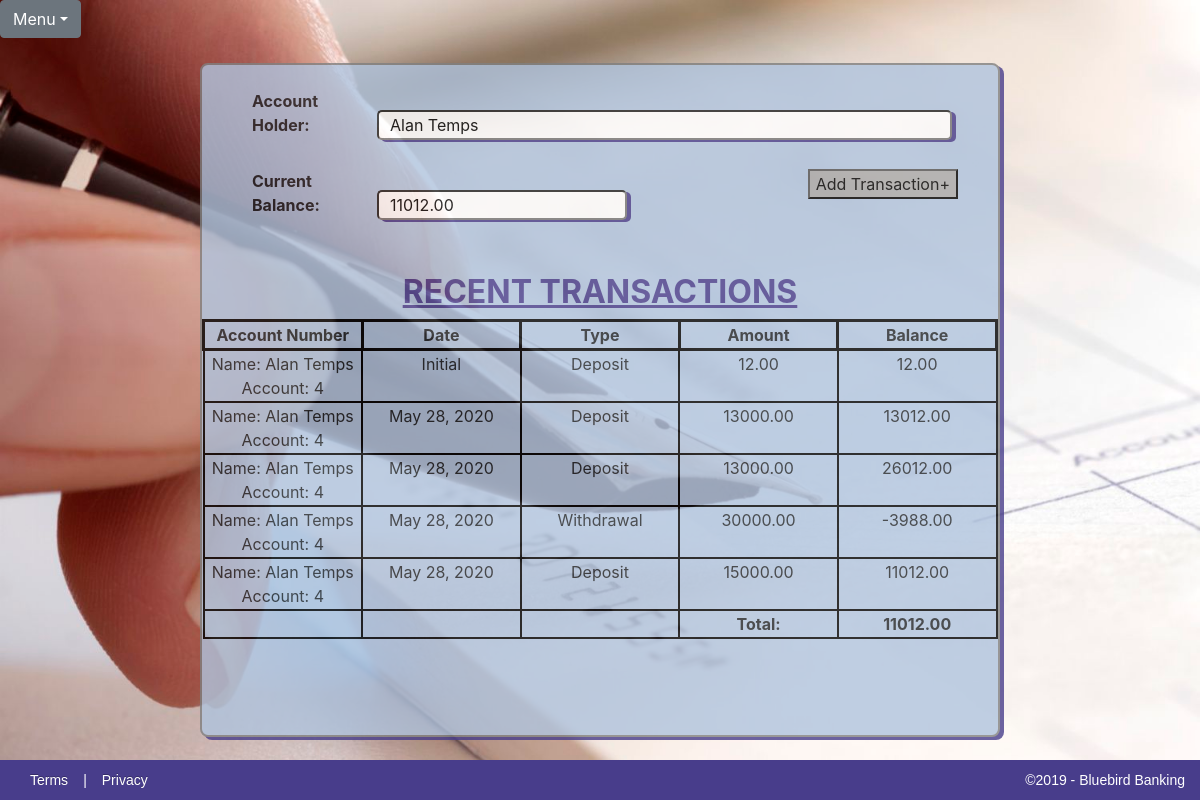
/4/BalanceSheet/, run on the app's committed database.
### CheckbookApp/models.py (models this page shows, shortened)
class Account(models.Model):
    firstName = models.CharField(max_length=60, default="", blank=True, null=False)
    lastName = models.CharField(max_length=60, default="", blank=True, null=False)
    startingBalance = models.DecimalField(default=0.00, max_digits=10000, decimal_places=2)
    accounts = models.Manager()
    def __str__(self):
        return "Name: {} {} Account: {}".format(self.firstName,self.lastName,self.id)

class Transaction(models.Model):
    date = models.DateField()
    type = models.CharField(max_length=60, choices=TYPE_CHOICES, null=False)
    amount = models.DecimalField(default=0.00, max_digits=10000, decimal_places=2, null=False)
    description = models.TextField(max_length=300, default="", blank=True)
    account = models.ForeignKey(Account,on_delete=models.CASCADE, null=False)
    transactions = models.Manager()

### CheckbookApp/views.py (the view)
# urls.py: path('<int:pk>/BalanceSheet/', views.balanceSheet, name="balancesheet"),
def balanceSheet(request,pk):#ADD WILDCARDS BELOW (AFTER INDEX.HTML)
    pk = int(pk)
    item = get_object_or_404(Account, pk=pk)
    trans = Transaction.transactions.filter(account=pk)
    total = []
    total1 = item.startingBalance
    for i in trans:
        if i.type == 'Deposit':
            total1 = total1 + i.amount
            total.append(total1)
        elif i.type == 'Withdrawal':
            total1 = total1 - i.amount
            total.append(total1)
    data = zip(total,trans)
    return render(request, 'CheckbookApp/BalanceSheet.html', {'item': item, 'data': data, 'trans': trans, 'total': total, 'total1': total1})

### CheckbookApp/templates/CheckbookApp/BalanceSheet.html (shortened to what this page needs)
{% extends 'checkbook_base.html' %}
{% block content %}
			<div id="all-transactions-form">
				<form>
					<br>
					<label>Account Holder:</label><input id="accountholder" type="text" name="accountHolder" value="  {{ item.firstName }} {{ item.lastName }}" readonly><br><br>
					<label>Current Balance:</label><input id="balance" type="text" name="currentBalance" value="  {{ total1 }}" readonly>
					<button type="button"><a href="/AddTransaction">Add Transaction+</a></button>
				</form>
				<br><br>
			<h2>RECENT TRANSACTIONS</h2>
			<table>
    		<tr>
        		<th class="center">Account Number</th>
        		<th class="center">Date</th>
				<th class="center">Type</th>
        		<th class="center">Amount</th>
				<th class="center">Balance</th>
    		</tr>
			<tr>
				<td class="center">{{ item }}</td>
        		<td class="center">Initial</td>
        		<td class="center">Deposit</td>
        		<td class="center">{{ item.startingBalance }}</td>
				<td class="center">{{ item.startingBalance }}</td>
    		</tr>
    		{% for item1, item2 in data %}
			<tr>
				<td class="center">{{ item2.account }}</td>
        		<td class="center">{{ item2.date }}</td>
        		<td class="center">{{ item2.type }}</td>
        		<td class="center">{{ item2.amount }}</td>
				<td class="center">{{ item1 }}</td>
			</tr>
			{% endfor %}
			<tr>
				<td></td>
        		<td></td>
        		<td></td>
				<td class="center"><strong>Total:</strong></td>
				<td class="center"><strong>{{ total1 }}</strong></td>
    		</tr>
			</table>
			</div>
			<br><br>
{% endblock %}

### templates/checkbook_base.html (shortened to what this page needs)
{% load static %}
<!DOCTYPE html>
<html lang="en">
	<head>
		<link rel="stylesheet" href="{% static '/CSS/CheckbookApp.css' %}">
		<link rel="stylesheet" href="https://stackpath.bootstrapcdn.com/bootstrap/4.3.1/css/bootstrap.min.css">
		<link rel="stylesheet" href="https://maxcdn.bootstrapcdn.com/font-awesome/4.7.0/css/font-awesome.min.css">
	</head>
	<header>
		<div class="JavaScriptDropdown">
			<div class="btn-group">
				<button type="button" class="btn btn-secondary dropdown-toggle" data-toggle="dropdown">Menu</button>
			</div>
		</div>
	</header>
	<body id="body">
		<div class="checkbook-container">
			{% block content %}{% endblock %}
			<br><br>
		</div>
		<section id="block-footer">
			<p id="footer-right"><a href="#">Terms</a>|<a href="#">Privacy</a></p>
			<p id="footer-left">&copy;2019 - Bluebird Banking</p>
		</section>
	</body>
</html>

### static/CSS/CheckbookApp.css (style rules this page uses)
html, body { height: cover; width: cover; }
body { font-family: Lucida Sans Unicode; text-align: center; background-image: url('../../static/images/CheckCalligraphyPen.jpg'); -webkit-background-size: cover; -moz-background-size: cover; -o-background-size: cover; background-size: cover; overflow: scroll; background-repeat: no-repeat; }
label { width: 125px; margin-left: 50px; font-weight: bold; opacity: initial; }
input, select { width: 500px; border-radius: 5px; box-shadow: 4px 2px darkslateblue; }
th { border: 3px solid black; }
tr td { height: 25px; border: 2px solid black; word-wrap: normal; vertical-align: top; }
.center { text-align: center; width: 15%; }
.JavaScriptDropdown { position: relative; margin-top: 0; }
.checkbook-container { opacity: 0.8; position: relative; width: 800px; height: auto; border-radius: 8px; border: 2px solid gray; box-shadow: 4px 3px darkslateblue; margin-left: auto; margin-right: auto; margin-top: 25px; background-color: lightsteelblue; }
.checkbook-container h2 { color: darkslateblue; font-size: 32px; font-weight: bold; text-align: center; text-decoration: underline; }
#all-transactions-form { position: relative; }
#all-transactions-form button { background-color: darkgray; position: relative; right: 40px; float: right; }
#accountholder { width: 575px; }
#balance { width: 250px; }
.checkbook-container button, .new-account-button { background-color: darkgray; display: block; margin-left: auto; margin-right: auto; }
button a, button a:hover { text-decoration: none; text-align: center; color:black; }
#block-footer { clear: both; display: flex; width: 100%; -moz-box-sizing: border-box; margin: 0 auto; background-color: darkslateblue; position: fixed; bottom: 0; height: 40px; }
#block-footer a, #block-footer p { flex: 1; color: white; padding: 15px 15px; font-size: 14px; line-height: 10px; font-family:'PT Sans', Arial, Helvetica, sans-serif; }
#footer-left { width: 40%; text-align: right; }
#block-footer { float:left; clear:both; width:100%; }
#block-footer a { color: white; text-shadow: 0 -1px 0 rgba(0, 0, 0, 0.25); text-decoration: none; outline: medium none; }

### data on the page
Account: accountHolder "Alan Temps", firstName+lastName+id "Name: Alan Temps Account: 4", startingBalance "12.00"
Transaction: account "Name: Alan Temps Account: 4", date "May 28, 2020", type "Deposit", amount "13000.00", item1 "13012.00"
Transaction: account "Name: Alan Temps Account: 4", date "May 28, 2020", type "Deposit", amount "13000.00", item1 "26012.00"
Transaction: account "Name: Alan Temps Account: 4", date "May 28, 2020", type "Withdrawal", amount "30000.00", item1 "-3988.00"
Transaction: account "Name: Alan Temps Account: 4", date "May 28, 2020", type "Deposit", amount "15000.00", item1 "11012.00"

### other printed values
{{ total1 }} "11012.00"
